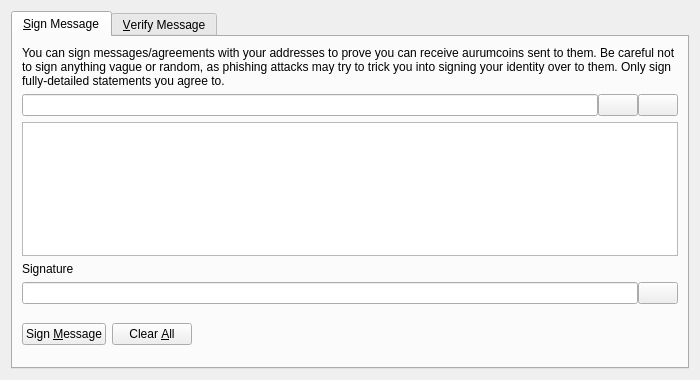
<?xml version="1.0" encoding="UTF-8"?>
<ui version="4.0">
 <class>SignVerifyMessageDialog</class>
 <widget class="QDialog" name="SignVerifyMessageDialog">
  <property name="geometry">
   <rect>
    <x>0</x>
    <y>0</y>
    <width>700</width>
    <height>380</height>
   </rect>
  </property>
  <property name="windowTitle">
   <string>Signatures - Sign / Verify a Message</string>
  </property>
  <property name="modal">
   <bool>true</bool>
  </property>
  <layout class="QVBoxLayout" name="verticalLayout">
   <item>
    <widget class="QTabWidget" name="tabWidget">
     <property name="currentIndex">
      <number>0</number>
     </property>
     <widget class="QWidget" name="tabSignMessage">
      <attribute name="title">
       <string>&amp;Sign Message</string>
      </attribute>
      <layout class="QVBoxLayout" name="verticalLayout_SM">
       <item>
        <widget class="QLabel" name="infoLabel_SM">
         <property name="text">
          <string>You can sign messages/agreements with your addresses to prove you can receive aurumcoins sent to them. Be careful not to sign anything vague or random, as phishing attacks may try to trick you into signing your identity over to them. Only sign fully-detailed statements you agree to.</string>
         </property>
         <property name="textFormat">
          <enum>Qt::PlainText</enum>
         </property>
         <property name="wordWrap">
          <bool>true</bool>
         </property>
        </widget>
       </item>
       <item>
        <layout class="QHBoxLayout" name="horizontalLayout_1_SM">
         <property name="spacing">
          <number>0</number>
         </property>
         <item>
          <widget class="QValidatedLineEdit" name="addressIn_SM">
           <property name="toolTip">
            <string>The Aurumcoin address to sign the message with</string>
           </property>
          </widget>
         </item>
         <item>
          <widget class="QPushButton" name="addressBookButton_SM">
           <property name="toolTip">
            <string>Choose previously used address</string>
           </property>
           <property name="text">
            <string/>
           </property>
           <property name="icon">
            <iconset resource="../aurumcoin.qrc">
             <normaloff>:/icons/address-book</normaloff>:/icons/address-book</iconset>
           </property>
           <property name="shortcut">
            <string>Alt+A</string>
           </property>
           <property name="autoDefault">
            <bool>false</bool>
           </property>
          </widget>
         </item>
         <item>
          <widget class="QPushButton" name="pasteButton_SM">
           <property name="toolTip">
            <string>Paste address from clipboard</string>
           </property>
           <property name="text">
            <string/>
           </property>
           <property name="icon">
            <iconset resource="../aurumcoin.qrc">
             <normaloff>:/icons/editpaste</normaloff>:/icons/editpaste</iconset>
           </property>
           <property name="shortcut">
            <string>Alt+P</string>
           </property>
           <property name="autoDefault">
            <bool>false</bool>
           </property>
          </widget>
         </item>
        </layout>
       </item>
       <item>
        <widget class="QPlainTextEdit" name="messageIn_SM">
         <property name="toolTip">
          <string>Enter the message you want to sign here</string>
         </property>
        </widget>
       </item>
       <item>
        <widget class="QLabel" name="signatureLabel_SM">
         <property name="text">
          <string>Signature</string>
         </property>
         <property name="textFormat">
          <enum>Qt::PlainText</enum>
         </property>
        </widget>
       </item>
       <item>
        <layout class="QHBoxLayout" name="horizontalLayout_2_SM">
         <property name="spacing">
          <number>0</number>
         </property>
         <item>
          <widget class="QLineEdit" name="signatureOut_SM">
           <property name="font">
            <font>
             <italic>true</italic>
            </font>
           </property>
           <property name="readOnly">
            <bool>true</bool>
           </property>
          </widget>
         </item>
         <item>
          <widget class="QPushButton" name="copySignatureButton_SM">
           <property name="toolTip">
            <string>Copy the current signature to the system clipboard</string>
           </property>
           <property name="text">
            <string/>
           </property>
           <property name="icon">
            <iconset resource="../aurumcoin.qrc">
             <normaloff>:/icons/editcopy</normaloff>:/icons/editcopy</iconset>
           </property>
           <property name="autoDefault">
            <bool>false</bool>
           </property>
          </widget>
         </item>
        </layout>
       </item>
       <item>
        <layout class="QHBoxLayout" name="horizontalLayout_3_SM">
         <item>
          <widget class="QPushButton" name="signMessageButton_SM">
           <property name="toolTip">
            <string>Sign the message to prove you own this Aurumcoin address</string>
           </property>
           <property name="text">
            <string>Sign &amp;Message</string>
           </property>
           <property name="icon">
            <iconset resource="../aurumcoin.qrc">
             <normaloff>:/icons/edit</normaloff>:/icons/edit</iconset>
           </property>
           <property name="autoDefault">
            <bool>false</bool>
           </property>
          </widget>
         </item>
         <item>
          <widget class="QPushButton" name="clearButton_SM">
           <property name="toolTip">
            <string>Reset all sign message fields</string>
           </property>
           <property name="text">
            <string>Clear &amp;All</string>
           </property>
           <property name="icon">
            <iconset resource="../aurumcoin.qrc">
             <normaloff>:/icons/remove</normaloff>:/icons/remove</iconset>
           </property>
           <property name="autoDefault">
            <bool>false</bool>
           </property>
          </widget>
         </item>
         <item>
          <spacer name="horizontalSpacer_1_SM">
           <property name="orientation">
            <enum>Qt::Horizontal</enum>
           </property>
           <property name="sizeHint" stdset="0">
            <size>
             <width>40</width>
             <height>48</height>
            </size>
           </property>
          </spacer>
         </item>
         <item>
          <widget class="QLabel" name="statusLabel_SM">
           <property name="font">
            <font>
             <weight>75</weight>
             <bold>true</bold>
            </font>
           </property>
           <property name="text">
            <string/>
           </property>
           <property name="wordWrap">
            <bool>true</bool>
           </property>
          </widget>
         </item>
         <item>
          <spacer name="horizontalSpacer_2_SM">
           <property name="orientation">
            <enum>Qt::Horizontal</enum>
           </property>
           <property name="sizeHint" stdset="0">
            <size>
             <width>40</width>
             <height>48</height>
            </size>
           </property>
          </spacer>
         </item>
        </layout>
       </item>
      </layout>
     </widget>
     <widget class="QWidget" name="tabVerifyMessage">
      <attribute name="title">
       <string>&amp;Verify Message</string>
      </attribute>
      <layout class="QVBoxLayout" name="verticalLayout_VM">
       <item>
        <widget class="QLabel" name="infoLabel_VM">
         <property name="text">
          <string>Enter the receiver's address, message (ensure you copy line breaks, spaces, tabs, etc. exactly) and signature below to verify the message. Be careful not to read more into the signature than what is in the signed message itself, to avoid being tricked by a man-in-the-middle attack. Note that this only proves the signing party receives with the address, it cannot prove sendership of any transaction!</string>
         </property>
         <property name="textFormat">
          <enum>Qt::PlainText</enum>
         </property>
         <property name="alignment">
          <set>Qt::AlignLeading|Qt::AlignLeft|Qt::AlignTop</set>
         </property>
         <property name="wordWrap">
          <bool>true</bool>
         </property>
        </widget>
       </item>
       <item>
        <layout class="QHBoxLayout" name="horizontalLayout_1_VM">
         <property name="spacing">
          <number>0</number>
         </property>
         <item>
          <widget class="QValidatedLineEdit" name="addressIn_VM">
           <property name="toolTip">
            <string>The Aurumcoin address the message was signed with</string>
           </property>
          </widget>
         </item>
         <item>
          <widget class="QPushButton" name="addressBookButton_VM">
           <property name="toolTip">
            <string>Choose previously used address</string>
           </property>
           <property name="text">
            <string/>
           </property>
           <property name="icon">
            <iconset resource="../aurumcoin.qrc">
             <normaloff>:/icons/address-book</normaloff>:/icons/address-book</iconset>
           </property>
           <property name="shortcut">
            <string>Alt+A</string>
           </property>
           <property name="autoDefault">
            <bool>false</bool>
           </property>
          </widget>
         </item>
        </layout>
       </item>
       <item>
        <widget class="QPlainTextEdit" name="messageIn_VM"/>
       </item>
       <item>
        <widget class="QValidatedLineEdit" name="signatureIn_VM"/>
       </item>
       <item>
        <layout class="QHBoxLayout" name="horizontalLayout_2_VM">
         <item>
          <widget class="QPushButton" name="verifyMessageButton_VM">
           <property name="toolTip">
            <string>Verify the message to ensure it was signed with the specified Aurumcoin address</string>
           </property>
           <property name="text">
            <string>Verify &amp;Message</string>
           </property>
           <property name="icon">
            <iconset resource="../aurumcoin.qrc">
             <normaloff>:/icons/transaction_0</normaloff>:/icons/transaction_0</iconset>
           </property>
           <property name="autoDefault">
            <bool>false</bool>
           </property>
          </widget>
         </item>
         <item>
          <widget class="QPushButton" name="clearButton_VM">
           <property name="toolTip">
            <string>Reset all verify message fields</string>
           </property>
           <property name="text">
            <string>Clear &amp;All</string>
           </property>
           <property name="icon">
            <iconset resource="../aurumcoin.qrc">
             <normaloff>:/icons/remove</normaloff>:/icons/remove</iconset>
           </property>
           <property name="autoDefault">
            <bool>false</bool>
           </property>
          </widget>
         </item>
         <item>
          <spacer name="horizontalSpacer_1_VM">
           <property name="orientation">
            <enum>Qt::Horizontal</enum>
           </property>
           <property name="sizeHint" stdset="0">
            <size>
             <width>40</width>
             <height>48</height>
            </size>
           </property>
          </spacer>
         </item>
         <item>
          <widget class="QLabel" name="statusLabel_VM">
           <property name="font">
            <font>
             <weight>75</weight>
             <bold>true</bold>
            </font>
           </property>
           <property name="text">
            <string/>
           </property>
           <property name="wordWrap">
            <bool>true</bool>
           </property>
          </widget>
         </item>
         <item>
          <spacer name="horizontalSpacer_2_VM">
           <property name="orientation">
            <enum>Qt::Horizontal</enum>
           </property>
           <property name="sizeHint" stdset="0">
            <size>
             <width>40</width>
             <height>48</height>
            </size>
           </property>
          </spacer>
         </item>
        </layout>
       </item>
      </layout>
     </widget>
    </widget>
   </item>
  </layout>
 </widget>
 <customwidgets>
  <customwidget>
   <class>QValidatedLineEdit</class>
   <extends>QLineEdit</extends>
   <header>qvalidatedlineedit.h</header>
  </customwidget>
 </customwidgets>
 <resources>
  <include location="../aurumcoin.qrc"/>
 </resources>
 <connections/>
</ui>
